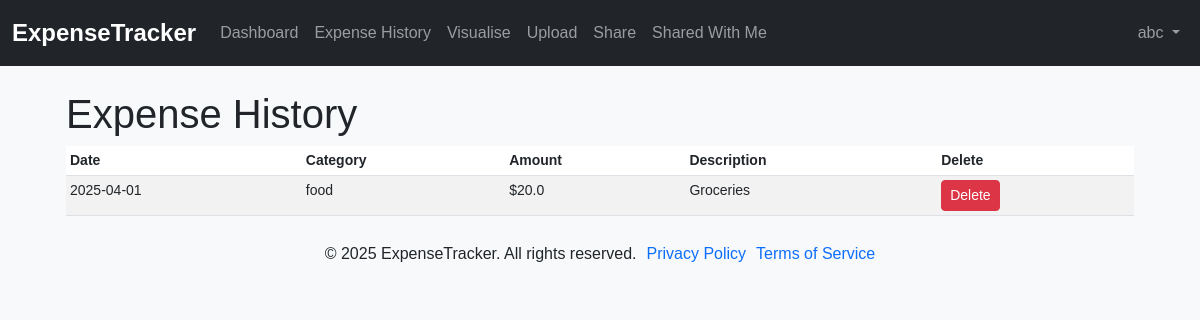
/expense-history (signed in), run on an earlier commit of the app's database.
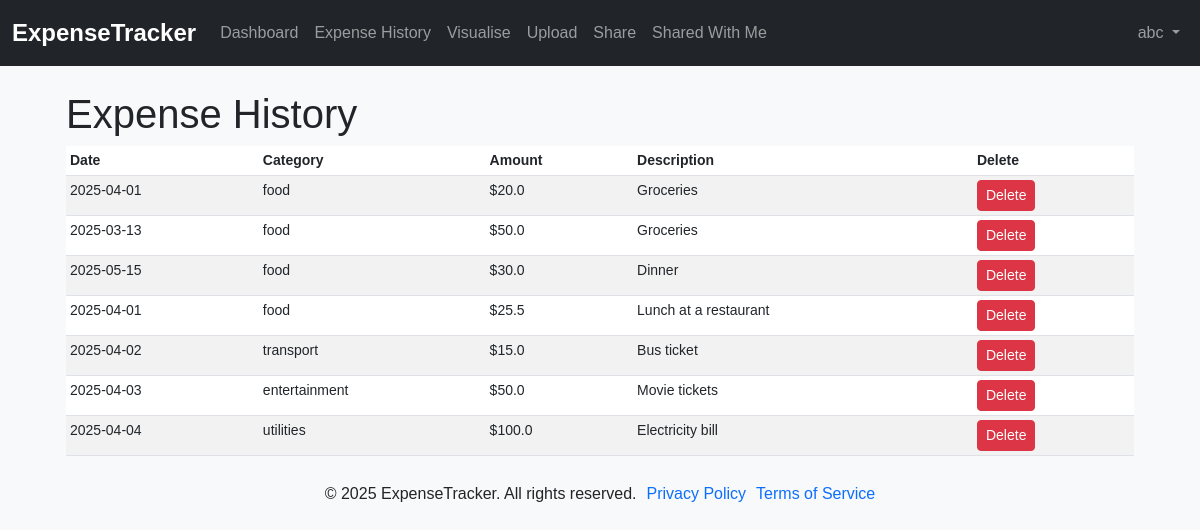
And on a later commit of the database.
### ExpenseTracker/models.py (models this page shows, shortened)
class User(db.Model, UserMixin):
    id = db.Column(db.Integer, primary_key=True)
    username = db.Column(db.String(20), unique=True, nullable=False)
    email = db.Column(db.String(120), unique=True, nullable=False)
    password = db.Column(db.String(60), nullable=False)
    expenses = db.relationship('Expense', backref='owner', lazy=True)

class Expense(db.Model):
    id = db.Column(db.Integer, primary_key=True)
    amount = db.Column(db.Float, nullable=False)
    category = db.Column(db.String(50), nullable=False)
    date = db.Column(db.DateTime, nullable=False, default=lambda: datetime.now(timezone.utc))
    description = db.Column(db.String(200), nullable=True)
    user_id = db.Column(db.Integer, db.ForeignKey('user.id'), nullable=False)

### ExpenseTracker/routes.py (the view)
@app.route("/expense-history")
@login_required
def expense_history():
    expenses = Expense.query.filter_by(user_id=current_user.id).all()
    return render_template("expense-history.html", expenses=expenses)

### ExpenseTracker/models.py (called while the page is built)
@login_manager.user_loader
def load_user(user_id):
    return User.query.get(int(user_id))

### ExpenseTracker/templates/expense-history.html (shortened to what this page needs)
{% extends "base.html" %}
{% block content %}
<main class="col-md-12 ms-sm-auto col-lg-12 px-md-4">
    <h1>Expense History</h1>
    <div class="table-responsive small">
        <table class="table table-striped table-sm">
          <thead>
            <tr>
              <th scope="col">Date</th>
              <th scope="col">Category</th>
              <th scope="col">Amount</th>
              <th scope="col">Description</th>
              <th scope="col">Delete</th>
            </tr>
          </thead>
          <tbody>
            {% for expense in expenses %}
            <tr>
              <td>{{ expense.date.strftime('%Y-%m-%d') }}</td>
              <td>{{ expense.category }}</td>
              <td>${{ expense.amount }}</td>
              <td>{{ expense.description }}</td>
              <td>
                <form method="POST" action="{{ url_for('delete_expense', expense_id=expense.id) }}">
                  <button type="submit" class="btn btn-danger btn-sm">Delete</button>
                </form>
            </td>
            </tr>
            {% endfor %}
          </tbody>
        </table>
    </div>
</main>
{% endblock %}

### ExpenseTracker/templates/base.html (shortened to what this page needs)
<!DOCTYPE html>
<html lang="en">
<head>
  <link href="https://cdn.jsdelivr.net/npm/bootstrap@5.3.0/dist/css/bootstrap.min.css" rel="stylesheet">
  <link href="https://cdnjs.cloudflare.com/ajax/libs/font-awesome/6.0.0-beta3/css/all.min.css" rel="stylesheet">
  <link rel="stylesheet" href="{{ url_for('static', filename='styles.css') }}">
  <link rel="stylesheet" href="{{ url_for('static', filename='login.css') }}">
  <link rel="stylesheet" href="{{ url_for('static', filename='register.css') }}">
  <link rel="stylesheet" href="{{ url_for('static', filename='forgot-password.css') }}">
  <link rel="stylesheet" href="{{ url_for('static', filename='reset-password.css') }}">
  <link rel="stylesheet" href="{{ url_for('static', filename='dashboard.css') }}">
</head>
<body>
  <nav class="navbar navbar-expand-lg navbar-dark bg-dark mb-4">
    <div class="container-fluid">
      <a class="navbar-brand" href="/">ExpenseTracker</a>
      {% if current_user.is_authenticated %}
      <div class="collapse navbar-collapse justify-content-between" id="navbarSupportedContent">
        <ul class="navbar-nav mr-auto">
          <li class="nav-item active">
            <a class="nav-link" href="{{ url_for('dashboard') }}">Dashboard</a>
          </li>
          <li class="nav-item">
            <a class="nav-link" href="{{ url_for('expense_history') }}">Expense History</a>
          </li>
          <li class="nav-item">
            <a class="nav-link" href="{{ url_for('visualise') }}">Visualise</a>
          </li>
          <li class="nav-item">
            <a class="nav-link" href="{{ url_for('upload') }}">Upload</a>
          </li>
          <li class="nav-item">
            <a class="nav-link" href="{{ url_for('share') }}">Share</a>
          </li>
          <li class="nav-item">
            <a class="nav-link" href="{{ url_for('shared_with_me') }}">Shared With Me</a>
          </li>
        </ul>
        <ul class="nav navbar-nav navbar-right">
          <li class="nav-item dropdown">
            <a class="nav-link dropdown-toggle" href="#" id="navbarDarkDropdownMenuLink" role="button" data-bs-toggle="dropdown" aria-expanded="false">
              {{ current_user.username }}
            </a>
          </li>
        </ul>
      </div>
      {% else %}
      <div>
        <a href="/login" class="btn btn-outline-light me-2">Login</a>
      </div>
      {% endif %}
    </div>
  </nav>
  <div class="toast-container position-fixed p-3">
  </div>
  <div class="container">
    {% block content %}{% endblock %}
  </div>
  <footer class="footer">
    <p>&copy; 2025 ExpenseTracker. All rights reserved.</p>
    <p><a href="{{ url_for('privacy_policy') }}">Privacy Policy</a></p>
    <p><a href="{{ url_for('terms_of_service') }}">Terms of Service</a></p>
  </footer>
</body>
</html>

### ExpenseTracker/static/styles.css (style rules this page uses)
body { font-family: Arial, sans-serif; margin: 0; padding: 0; background-color: #f8f9fa; }
.container { margin-top: 20px; }
.navbar { background-color: #343a40; }
.navbar-brand { font-weight: bold; font-size: 1.5rem; }
ul { list-style-position: inside; padding-left: 0; }
li { margin: 5px 0; }
.footer { display: flex; justify-content: center; align-items: center; text-align: center; padding: 10px 0; gap: 10px; }
.footer a { text-decoration: none; }
.toast-container { width: 100%; left: 50%; transform: translateX(-50%); display: flex; justify-content: center; }

What changed in the data, as far as the page shows it:
added Expense: date "2025-03-13", category "food", amount "50.0", description "Groceries"
added Expense: date "2025-05-15", category "food", amount "30.0", description "Dinner"
added Expense: date "2025-04-01", category "food", amount "25.5", description "Lunch at a restaurant"
added Expense: date "2025-04-02", category "transport", amount "15.0", description "Bus ticket"
added Expense: date "2025-04-03", category "entertainment", amount "50.0", description "Movie tickets"
added Expense: date "2025-04-04", category "utilities", amount "100.0", description "Electricity bill"
